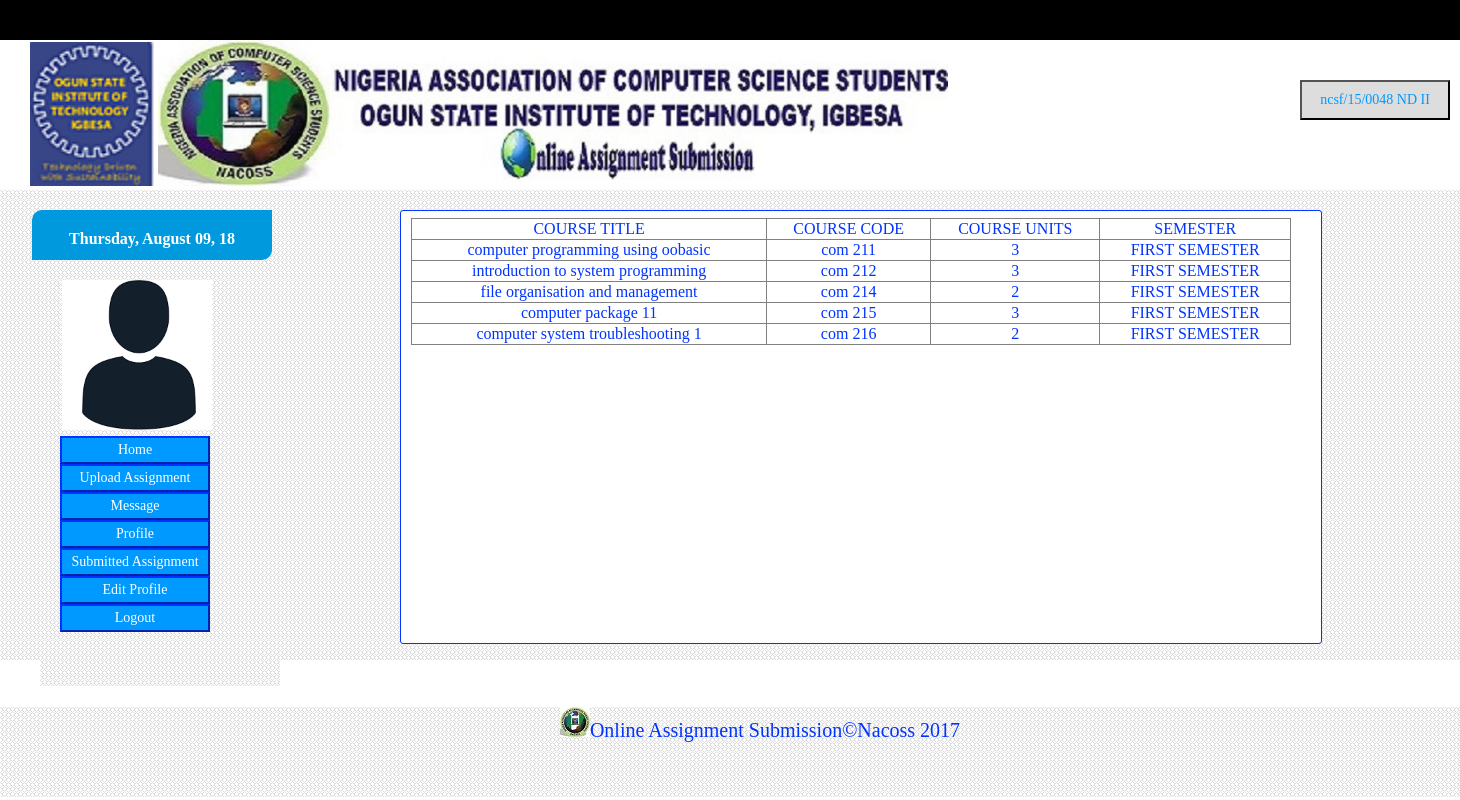
The page /stdcourse.php (signed in) on the database its author committed.
### tables this page shows
CREATE TABLE `course_code` (
  `id` int(100) NOT NULL auto_increment,
  `coursecode` varchar(100) NOT NULL,
  `level` varchar(30) NOT NULL,
  `coursetitle` varchar(50) NOT NULL,
  `units` varchar(3) NOT NULL,
  `semester` varchar(30) NOT NULL,
  PRIMARY KEY  (`id`),
  UNIQUE KEY `id` (`id`)
);

### stdcourse.php (the view, shortened to what this page needs)
<!DOCTYPE html PUBLIC "-//W3C//DTD XHTML 1.0 Transitional//EN" "http://www.w3.org/TR/xhtml1/DTD/xhtml1-transitional.dtd">
<html xmlns="http://www.w3.org/1999/xhtml">
<head>
<link href="index.css" rel="stylesheet" type="text/css" />
<link href="hover.css" rel="stylesheet" type="text/css" />
</head>
<body>
<?php include('header.php');?>
<div class="dropdown"><button class="button"> <?php echo "$_SESSION[matric] $_SESSION[level]"; ?> </button>
</div>
<div class="container">
<div class="time">
<?php
$dt = new DateTime();
echo $dt->format('l,  F d,  y');
?>
<div class="image">
<img src="<?php  echo $_SESSION[image] ?> " width="150px" height="150px" />
</div>
</div>
<div class="stdmenu">
<a href="stddashboard.php"> <button class=menubutton>Home</button></a> <br />
<a href="studentpage.php"> <button class=menubutton>Upload Assignment</button></a> <br />
<a href="message.php"> <button class=menubutton>Message</button></a><br />
<a href="studentprofile.php"> <button class=menubutton>Profile</button></a><br />
<a href="subassignment.php"> <button class=menubutton>Submitted Assignment</button></a><br />
<a href="editprofile.php"> <button class=menubutton>Edit Profile</button></a><br />
<a href="logout1.php"> <button class=menubutton>Logout</button></a><br />
</div>
<div class="subassignment" >
<table width="880"  border=1 style="border-collapse:collapse;">
            <tr><td>COURSE TITLE</td><td>COURSE CODE</td><td>COURSE UNITS</td><td>SEMESTER</td></tr>
<?php
$sel= "SELECT * FROM course_code WHERE level = '$_SESSION[level]'";
$query = mysql_query($sel) or die(mysql_error());
$num = mysql_num_rows($query);
while($num > 0){
$fetch = mysql_fetch_array($query);
echo"<tr><td>".$fetch['coursetitle']."</td><td>".$fetch['coursecode']."</td>
<td>".$fetch['units']."</td><td>".$fetch['semester']."</td></tr>";
$num=$num-1;
}
?>
</table>
</div>
</div>
<?php include('footer.php'); ?>
</body>
</html>

### index.css (style rules this page uses)
body { padding:0px; margin:auto; }
.container { width:100%; height:470px; background-image:url(image/bg.png); background-repeat:repeat; position:absolute; top:190px; }
.dropdown { position: absolute; display: inline-block; left:1300px; top: 20px; }
.time { position:absolute; width:200px; height:10px; background-color:#09d; font-family:cambria; top:20px; left:32px; border-top-left-radius: 10px; border-bottom-right-radius: 10px; color:#FFf; font-size:16px; padding:20px; font-weight:bolder; text-align:center; }
.stdmenu { position:absolute; top: 240px; left: 40px; width: 220px; height: 250px; padding-left: 20px; padding-top:6px; border-top: none; background-image:url(image/bg.png); }
.image { width:150px; height: 150px; background-color:#CCCCCC; position:absolute; left:30px; top: 70px; }
.menubutton { padding: 4px; color:#FFF; font-family:"Times New Roman", Times, serif; font-size:14px; background-color:#09F; width: 150px; border-color:#03f; }
.subassignment { padding-left:10px; border:1px solid #03f; padding-right:10px; padding-bottom:5px; padding-top:7px; top:20px; text-align:center; left:400px; position:absolute; background-color:#fff; border-radius: 3px; color:#03f; font-family:cambria; font-size:16px; overflow:scroll; width:900px; height:420px; }

### hover.css (style rules this page uses)
.dropdown { position:absolute; display: inline-block; top: 80px; }
.button { padding:10px; background-color:#ddd; color:#09f; font-size:14px; font-family:cambria; width: 150px }

### header.css (style rules this page uses)
body { background:#fff; margin:0px; padding:0px; }

### rows shown on the page
course_code: coursetitle "computer programming using oobasic", coursecode "com 211", units "3", semester "FIRST SEMESTER"
course_code: coursetitle "introduction to system programming", coursecode "com 212", units "3", semester "FIRST SEMESTER"
course_code: coursetitle "file organisation and management", coursecode "com 214", units "2", semester "FIRST SEMESTER"
course_code: coursetitle "computer package 11", coursecode "com 215", units "3", semester "FIRST SEMESTER"
course_code: coursetitle "computer system troubleshooting 1", coursecode "com 216", units "2", semester "FIRST SEMESTER"

### other values the page prints
$_SESSION[matric] "ncsf/15/0048"
$_SESSION[level] "ND II"
